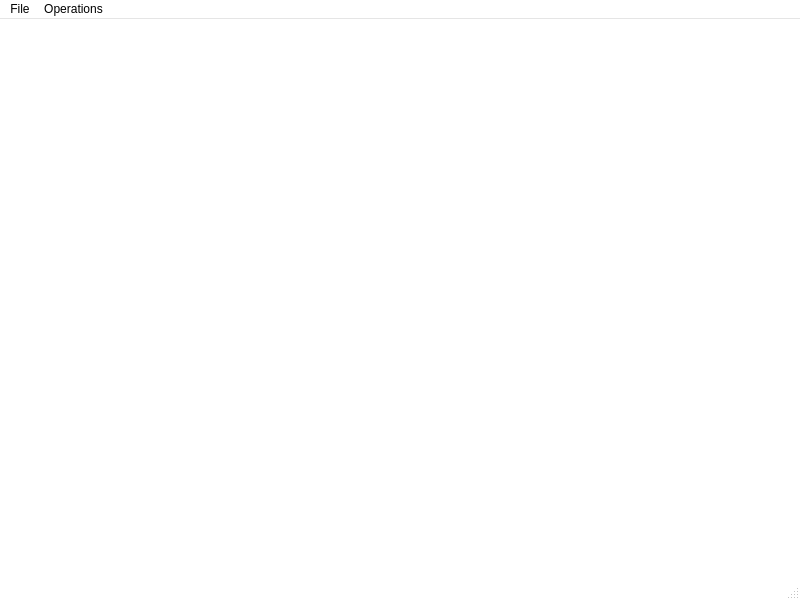
<?xml version="1.0" encoding="UTF-8"?>
<ui version="4.0">
 <class>PlotWnd</class>
 <widget class="QMainWindow" name="PlotWnd">
  <property name="geometry">
   <rect>
    <x>0</x>
    <y>0</y>
    <width>800</width>
    <height>600</height>
   </rect>
  </property>
  <property name="palette">
   <palette>
    <active>
     <colorrole role="Base">
      <brush brushstyle="SolidPattern">
       <color alpha="255">
        <red>255</red>
        <green>255</green>
        <blue>255</blue>
       </color>
      </brush>
     </colorrole>
     <colorrole role="Window">
      <brush brushstyle="SolidPattern">
       <color alpha="255">
        <red>255</red>
        <green>255</green>
        <blue>255</blue>
       </color>
      </brush>
     </colorrole>
    </active>
    <inactive>
     <colorrole role="Base">
      <brush brushstyle="SolidPattern">
       <color alpha="255">
        <red>255</red>
        <green>255</green>
        <blue>255</blue>
       </color>
      </brush>
     </colorrole>
     <colorrole role="Window">
      <brush brushstyle="SolidPattern">
       <color alpha="255">
        <red>255</red>
        <green>255</green>
        <blue>255</blue>
       </color>
      </brush>
     </colorrole>
    </inactive>
    <disabled>
     <colorrole role="Base">
      <brush brushstyle="SolidPattern">
       <color alpha="255">
        <red>255</red>
        <green>255</green>
        <blue>255</blue>
       </color>
      </brush>
     </colorrole>
     <colorrole role="Window">
      <brush brushstyle="SolidPattern">
       <color alpha="255">
        <red>255</red>
        <green>255</green>
        <blue>255</blue>
       </color>
      </brush>
     </colorrole>
    </disabled>
   </palette>
  </property>
  <property name="windowTitle">
   <string>MainWindow</string>
  </property>
  <widget class="QWidget" name="centralwidget">
   <layout class="QHBoxLayout" name="horizontalLayout">
    <item>
     <widget class="QwtPlot" name="qwtPlot">
      <property name="palette">
       <palette>
        <active>
         <colorrole role="Base">
          <brush brushstyle="SolidPattern">
           <color alpha="255">
            <red>255</red>
            <green>255</green>
            <blue>255</blue>
           </color>
          </brush>
         </colorrole>
         <colorrole role="Window">
          <brush brushstyle="SolidPattern">
           <color alpha="255">
            <red>255</red>
            <green>255</green>
            <blue>255</blue>
           </color>
          </brush>
         </colorrole>
        </active>
        <inactive>
         <colorrole role="Base">
          <brush brushstyle="SolidPattern">
           <color alpha="255">
            <red>255</red>
            <green>255</green>
            <blue>255</blue>
           </color>
          </brush>
         </colorrole>
         <colorrole role="Window">
          <brush brushstyle="SolidPattern">
           <color alpha="255">
            <red>255</red>
            <green>255</green>
            <blue>255</blue>
           </color>
          </brush>
         </colorrole>
        </inactive>
        <disabled>
         <colorrole role="Base">
          <brush brushstyle="SolidPattern">
           <color alpha="255">
            <red>255</red>
            <green>255</green>
            <blue>255</blue>
           </color>
          </brush>
         </colorrole>
         <colorrole role="Window">
          <brush brushstyle="SolidPattern">
           <color alpha="255">
            <red>255</red>
            <green>255</green>
            <blue>255</blue>
           </color>
          </brush>
         </colorrole>
        </disabled>
       </palette>
      </property>
      <property name="canvasBackground">
       <brush brushstyle="SolidPattern">
        <color alpha="255">
         <red>255</red>
         <green>255</green>
         <blue>255</blue>
        </color>
       </brush>
      </property>
     </widget>
    </item>
   </layout>
  </widget>
  <widget class="QMenuBar" name="menubar">
   <property name="geometry">
    <rect>
     <x>0</x>
     <y>0</y>
     <width>800</width>
     <height>19</height>
    </rect>
   </property>
   <widget class="QMenu" name="menuFile">
    <property name="title">
     <string>File</string>
    </property>
    <addaction name="actionExport"/>
    <addaction name="separator"/>
    <addaction name="actionClose"/>
   </widget>
   <widget class="QMenu" name="menuOperations">
    <property name="title">
     <string>Operations</string>
    </property>
    <addaction name="actionDAR"/>
   </widget>
   <addaction name="menuFile"/>
   <addaction name="menuOperations"/>
  </widget>
  <widget class="QStatusBar" name="statusbar"/>
  <action name="actionExport">
   <property name="text">
    <string>Export...</string>
   </property>
  </action>
  <action name="actionClose">
   <property name="text">
    <string>Close</string>
   </property>
  </action>
  <action name="actionDAR">
   <property name="text">
    <string>Data analysis report</string>
   </property>
  </action>
 </widget>
 <customwidgets>
  <customwidget>
   <class>QwtPlot</class>
   <extends>QFrame</extends>
   <header>qwt_plot.h</header>
  </customwidget>
 </customwidgets>
 <resources/>
 <connections/>
</ui>
